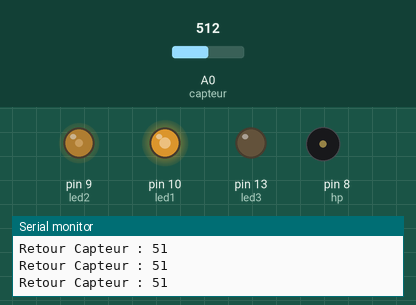
This sketch was run on a simulated Arduino Uno, built with avr-gcc and run on an emulated ATmega328P. Parts: output pins drawn as LEDs (lit = HIGH), buzzer (waves = sounding), the last lines printed to the serial monitor. The test bench sets the inputs (shaded band); at power-on: A0 (capteur) = 512.

Above: at 1.3 s.
1.4 s: A0 (capteur) set to 545
At 2.1 s:
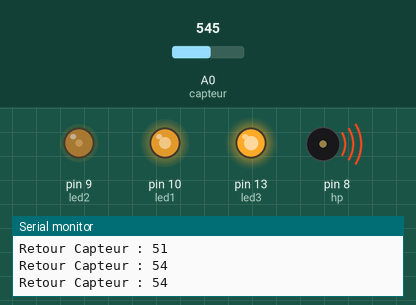
3.0 s: A0 (capteur) set to 716
At 3.3 s:
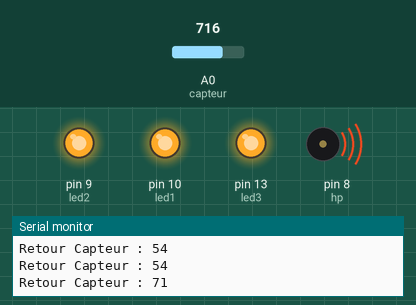
4.5 s: A0 (capteur) set to 685
6.0 s: A0 (capteur) set to 661
At 6.9 s:
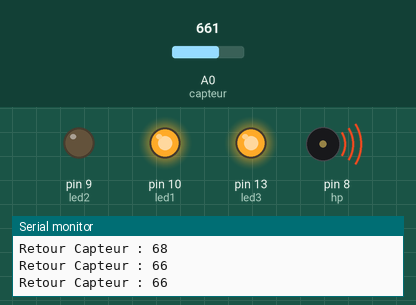
7.5 s: A0 (capteur) set to 306
At 8.1 s:
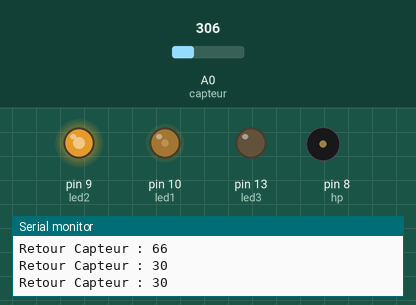
9.0 s: A0 (capteur) set to 511
At 9.3 s:
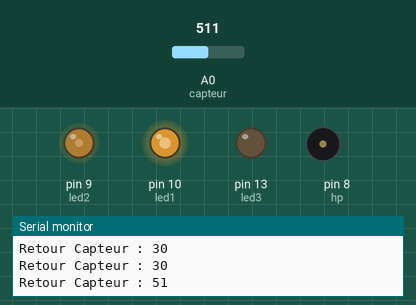
Timing chart, 0 to 11.5 s (numbered marks = the images above; inputs shaded):
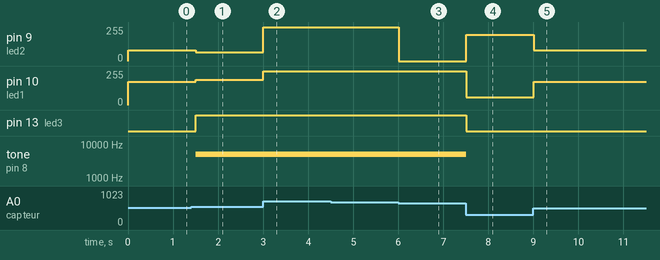

The sketch:

Sharp_2D120X_Vers_RG_LEDetSON.ino
```cpp
int capteur = 0;
int led1 = 10;
int led2 = 9;
int led3 = 13;
int hp = 8;
int ledd1;
int ledd2;
int retour;

void setup() {
  Serial.begin(115200);
  pinMode(led1, OUTPUT);
  pinMode(led2, OUTPUT);
  pinMode(led3, OUTPUT);
}

void loop() {

  retour = analogRead(capteur) / 10;
  ledd1 = map(retour, 19, 66, 0, 255);
  ledd2 = map(retour, 19, 66, 255, 0);
  analogWrite(led1, ledd1);
  analogWrite(led2, ledd2);
  if (ledd1 > 180) {
    digitalWrite(led3, HIGH);
    tone(hp, 5000);
  } else {
    digitalWrite(led3, LOW);
    noTone(hp);
  }

  Serial.print("Retour Capteur : ");
  Serial.println(retour);

  delay(500);
}
```

Measured:
- the behaviour switches between 529 and 530 on A0 (capteur) (found by bisection; images 0 and 1)
- the behaviour switches between 670 and 669 on A0 (capteur) (found by bisection; images 2 and 3)
- after the input at 1.4 s, pin 9 (led2): 82/255 → 66/255 after 0.10 s; pin 10 (led1): 173/255 → 189/255 after 0.10 s; pin 13 (led3): LOW → HIGH after 0.10 s; tone on pin 8 (hp): silent → 5000 Hz after 0.10 s
- after the input at 3.0 s, pin 9 (led2): 66/255 → 255/255 at once; pin 10 (led1): 189/255 → 255/255 at once
- after the input at 6.0 s, pin 9 (led2): 255/255 → 0/255 at once
- after the input at 7.5 s, pin 9 (led2): 0/255 → 196/255 at once; pin 10 (led1): 255/255 → 59/255 at once; pin 13 (led3): HIGH → LOW at once; tone on pin 8 (hp): 5000 Hz → silent at once
- after the input at 9.0 s, pin 9 (led2): 196/255 → 82/255 at once; pin 10 (led1): 59/255 → 173/255 at once
